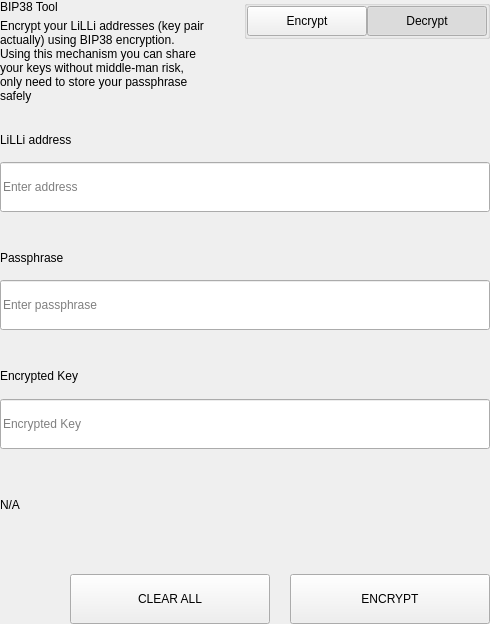
<?xml version="1.0" encoding="UTF-8"?>
<ui version="4.0">
 <class>SettingsBitToolWidget</class>
 <widget class="QWidget" name="SettingsBitToolWidget">
  <property name="geometry">
   <rect>
    <x>0</x>
    <y>0</y>
    <width>490</width>
    <height>624</height>
   </rect>
  </property>
  <property name="windowTitle">
   <string>Form</string>
  </property>
  <layout class="QVBoxLayout" name="verticalLayout">
   <property name="spacing">
    <number>0</number>
   </property>
   <property name="leftMargin">
    <number>0</number>
   </property>
   <property name="topMargin">
    <number>0</number>
   </property>
   <property name="rightMargin">
    <number>0</number>
   </property>
   <property name="bottomMargin">
    <number>0</number>
   </property>
   <item>
    <widget class="QWidget" name="left" native="true">
     <layout class="QVBoxLayout" name="verticalLayout_3">
      <property name="leftMargin">
       <number>0</number>
      </property>
      <property name="topMargin">
       <number>0</number>
      </property>
      <property name="rightMargin">
       <number>0</number>
      </property>
      <property name="bottomMargin">
       <number>0</number>
      </property>
      <item>
       <layout class="QVBoxLayout" name="verticalLayout_2">
        <property name="spacing">
         <number>0</number>
        </property>
        <item>
         <layout class="QHBoxLayout" name="horizontalLayout_3" stretch="3,1">
          <property name="spacing">
           <number>40</number>
          </property>
          <item>
           <layout class="QVBoxLayout" name="verticalLayoutTitle">
            <property name="spacing">
             <number>5</number>
            </property>
            <item>
             <widget class="QLabel" name="labelTitle">
              <property name="text">
               <string>BIP38 Tool</string>
              </property>
             </widget>
            </item>
            <item>
             <widget class="QLabel" name="labelSubtitle1">
              <property name="text">
               <string>Encrypt your LiLLi addresses (key pair actually) using BIP38 encryption.
Using this mechanism you can share your keys without middle-man risk, only need to store your passphrase safely</string>
              </property>
              <property name="wordWrap">
               <bool>true</bool>
              </property>
             </widget>
            </item>
           </layout>
          </item>
          <item alignment="Qt::AlignTop">
           <widget class="QGroupBox" name="groupBox">
            <property name="title">
             <string/>
            </property>
            <property name="alignment">
             <set>Qt::AlignLeading|Qt::AlignLeft|Qt::AlignTop</set>
            </property>
            <layout class="QHBoxLayout" name="horizontalLayout_4">
             <property name="spacing">
              <number>0</number>
             </property>
             <property name="leftMargin">
              <number>0</number>
             </property>
             <property name="topMargin">
              <number>0</number>
             </property>
             <property name="rightMargin">
              <number>0</number>
             </property>
             <property name="bottomMargin">
              <number>0</number>
             </property>
             <item>
              <spacer name="horizontalSpacer">
               <property name="orientation">
                <enum>Qt::Horizontal</enum>
               </property>
               <property name="sizeHint" stdset="0">
                <size>
                 <width>40</width>
                 <height>20</height>
                </size>
               </property>
              </spacer>
             </item>
             <item>
              <widget class="QPushButton" name="pushLeft">
               <property name="minimumSize">
                <size>
                 <width>120</width>
                 <height>30</height>
                </size>
               </property>
               <property name="maximumSize">
                <size>
                 <width>120</width>
                 <height>30</height>
                </size>
               </property>
               <property name="focusPolicy">
                <enum>Qt::NoFocus</enum>
               </property>
               <property name="text">
                <string>Encrypt</string>
               </property>
               <property name="checkable">
                <bool>true</bool>
               </property>
               <property name="autoExclusive">
                <bool>true</bool>
               </property>
              </widget>
             </item>
             <item>
              <widget class="QPushButton" name="pushRight">
               <property name="minimumSize">
                <size>
                 <width>120</width>
                 <height>30</height>
                </size>
               </property>
               <property name="maximumSize">
                <size>
                 <width>120</width>
                 <height>30</height>
                </size>
               </property>
               <property name="focusPolicy">
                <enum>Qt::NoFocus</enum>
               </property>
               <property name="text">
                <string>Decrypt</string>
               </property>
               <property name="checkable">
                <bool>true</bool>
               </property>
               <property name="checked">
                <bool>true</bool>
               </property>
               <property name="autoExclusive">
                <bool>true</bool>
               </property>
              </widget>
             </item>
            </layout>
           </widget>
          </item>
         </layout>
        </item>
        <item>
         <widget class="QStackedWidget" name="stackedWidget">
          <property name="currentIndex">
           <number>1</number>
          </property>
          <widget class="QWidget" name="pageDecrypt">
           <layout class="QVBoxLayout" name="verticalLayout_5">
            <property name="spacing">
             <number>0</number>
            </property>
            <property name="leftMargin">
             <number>0</number>
            </property>
            <property name="topMargin">
             <number>0</number>
            </property>
            <property name="rightMargin">
             <number>0</number>
            </property>
            <property name="bottomMargin">
             <number>0</number>
            </property>
            <item>
             <widget class="QWidget" name="widget" native="true">
              <property name="minimumSize">
               <size>
                <width>0</width>
                <height>100</height>
               </size>
              </property>
              <layout class="QVBoxLayout" name="verticalLayout_4">
               <property name="spacing">
                <number>0</number>
               </property>
               <property name="leftMargin">
                <number>0</number>
               </property>
               <property name="topMargin">
                <number>0</number>
               </property>
               <property name="rightMargin">
                <number>0</number>
               </property>
               <property name="bottomMargin">
                <number>0</number>
               </property>
               <item>
                <spacer name="verticalSpacer_2">
                 <property name="orientation">
                  <enum>Qt::Vertical</enum>
                 </property>
                 <property name="sizeType">
                  <enum>QSizePolicy::Fixed</enum>
                 </property>
                 <property name="sizeHint" stdset="0">
                  <size>
                   <width>20</width>
                   <height>20</height>
                  </size>
                 </property>
                </spacer>
               </item>
               <item>
                <layout class="QHBoxLayout" name="horizontalLayout_6" stretch="2">
                 <property name="spacing">
                  <number>0</number>
                 </property>
                 <item>
                  <layout class="QVBoxLayout" name="verticalLayout_7">
                   <property name="spacing">
                    <number>9</number>
                   </property>
                   <item>
                    <widget class="QLabel" name="labelSubtitleKey">
                     <property name="minimumSize">
                      <size>
                       <width>0</width>
                       <height>20</height>
                      </size>
                     </property>
                     <property name="maximumSize">
                      <size>
                       <width>16777215</width>
                       <height>20</height>
                      </size>
                     </property>
                     <property name="text">
                      <string>Encrypted key</string>
                     </property>
                    </widget>
                   </item>
                   <item>
                    <widget class="QLineEdit" name="lineEditKey">
                     <property name="minimumSize">
                      <size>
                       <width>0</width>
                       <height>50</height>
                      </size>
                     </property>
                     <property name="maximumSize">
                      <size>
                       <width>16777215</width>
                       <height>50</height>
                      </size>
                     </property>
                     <property name="placeholderText">
                      <string>Enter a encrypted key</string>
                     </property>
                    </widget>
                   </item>
                  </layout>
                 </item>
                </layout>
               </item>
               <item>
                <spacer name="verticalSpacer_3">
                 <property name="orientation">
                  <enum>Qt::Vertical</enum>
                 </property>
                 <property name="sizeType">
                  <enum>QSizePolicy::Fixed</enum>
                 </property>
                 <property name="sizeHint" stdset="0">
                  <size>
                   <width>20</width>
                   <height>20</height>
                  </size>
                 </property>
                </spacer>
               </item>
               <item>
                <layout class="QVBoxLayout" name="verticalLayout_9">
                 <property name="spacing">
                  <number>9</number>
                 </property>
                 <item>
                  <widget class="QLabel" name="labelSubtitlePassphrase">
                   <property name="maximumSize">
                    <size>
                     <width>16777215</width>
                     <height>20</height>
                    </size>
                   </property>
                   <property name="text">
                    <string>Passphrase</string>
                   </property>
                  </widget>
                 </item>
                 <item>
                  <widget class="QLineEdit" name="lineEditPassphrase">
                   <property name="minimumSize">
                    <size>
                     <width>0</width>
                     <height>50</height>
                    </size>
                   </property>
                   <property name="maximumSize">
                    <size>
                     <width>16777215</width>
                     <height>50</height>
                    </size>
                   </property>
                   <property name="placeholderText">
                    <string>Enter a passphrase</string>
                   </property>
                  </widget>
                 </item>
                </layout>
               </item>
               <item>
                <spacer name="verticalSpacer_4">
                 <property name="orientation">
                  <enum>Qt::Vertical</enum>
                 </property>
                 <property name="sizeType">
                  <enum>QSizePolicy::Fixed</enum>
                 </property>
                 <property name="sizeHint" stdset="0">
                  <size>
                   <width>20</width>
                   <height>20</height>
                  </size>
                 </property>
                </spacer>
               </item>
               <item>
                <widget class="QWidget" name="widget_3" native="true">
                 <property name="sizePolicy">
                  <sizepolicy hsizetype="Preferred" vsizetype="Fixed">
                   <horstretch>0</horstretch>
                   <verstretch>0</verstretch>
                  </sizepolicy>
                 </property>
                 <layout class="QVBoxLayout" name="verticalLayout_10">
                  <property name="spacing">
                   <number>9</number>
                  </property>
                  <property name="leftMargin">
                   <number>0</number>
                  </property>
                  <property name="topMargin">
                   <number>0</number>
                  </property>
                  <property name="rightMargin">
                   <number>0</number>
                  </property>
                  <property name="bottomMargin">
                   <number>0</number>
                  </property>
                  <item>
                   <widget class="QLabel" name="labelSubtitleDecryptResult">
                    <property name="minimumSize">
                     <size>
                      <width>0</width>
                      <height>20</height>
                     </size>
                    </property>
                    <property name="maximumSize">
                     <size>
                      <width>16777215</width>
                      <height>20</height>
                     </size>
                    </property>
                    <property name="text">
                     <string>Decrypted address result</string>
                    </property>
                   </widget>
                  </item>
                  <item>
                   <widget class="QWidget" name="widget_4" native="true">
                    <layout class="QHBoxLayout" name="horizontalLayout" stretch="6,0,1">
                     <property name="spacing">
                      <number>0</number>
                     </property>
                     <property name="leftMargin">
                      <number>0</number>
                     </property>
                     <property name="topMargin">
                      <number>0</number>
                     </property>
                     <property name="rightMargin">
                      <number>0</number>
                     </property>
                     <property name="bottomMargin">
                      <number>0</number>
                     </property>
                     <item alignment="Qt::AlignVCenter">
                      <widget class="QLineEdit" name="lineEditDecryptResult">
                       <property name="minimumSize">
                        <size>
                         <width>0</width>
                         <height>50</height>
                        </size>
                       </property>
                       <property name="maximumSize">
                        <size>
                         <width>16777215</width>
                         <height>50</height>
                        </size>
                       </property>
                       <property name="placeholderText">
                        <string>Decrypted Address</string>
                       </property>
                      </widget>
                     </item>
                     <item>
                      <spacer name="horizontalSpacer_4">
                       <property name="orientation">
                        <enum>Qt::Horizontal</enum>
                       </property>
                       <property name="sizeType">
                        <enum>QSizePolicy::Fixed</enum>
                       </property>
                       <property name="sizeHint" stdset="0">
                        <size>
                         <width>20</width>
                         <height>50</height>
                        </size>
                       </property>
                      </spacer>
                     </item>
                     <item>
                      <widget class="QPushButton" name="pushButtonImport">
                       <property name="minimumSize">
                        <size>
                         <width>140</width>
                         <height>40</height>
                        </size>
                       </property>
                       <property name="text">
                        <string>Import Address</string>
                       </property>
                      </widget>
                     </item>
                    </layout>
                   </widget>
                  </item>
                 </layout>
                </widget>
               </item>
               <item>
                <widget class="QLabel" name="statusLabel_DEC">
                 <property name="maximumSize">
                  <size>
                   <width>16777215</width>
                   <height>40</height>
                  </size>
                 </property>
                 <property name="text">
                  <string/>
                 </property>
                </widget>
               </item>
               <item>
                <spacer name="verticalSpacer">
                 <property name="orientation">
                  <enum>Qt::Vertical</enum>
                 </property>
                 <property name="sizeType">
                  <enum>QSizePolicy::Preferred</enum>
                 </property>
                 <property name="sizeHint" stdset="0">
                  <size>
                   <width>20</width>
                   <height>20</height>
                  </size>
                 </property>
                </spacer>
               </item>
               <item>
                <layout class="QHBoxLayout" name="horizontalLayout_7">
                 <property name="spacing">
                  <number>0</number>
                 </property>
                 <item>
                  <spacer name="horizontalSpacer_5">
                   <property name="orientation">
                    <enum>Qt::Horizontal</enum>
                   </property>
                   <property name="sizeType">
                    <enum>QSizePolicy::Expanding</enum>
                   </property>
                   <property name="sizeHint" stdset="0">
                    <size>
                     <width>40</width>
                     <height>20</height>
                    </size>
                   </property>
                  </spacer>
                 </item>
                 <item>
                  <widget class="QPushButton" name="pushButtonDecryptClear">
                   <property name="minimumSize">
                    <size>
                     <width>200</width>
                     <height>50</height>
                    </size>
                   </property>
                   <property name="maximumSize">
                    <size>
                     <width>200</width>
                     <height>50</height>
                    </size>
                   </property>
                   <property name="text">
                    <string>CLEAR</string>
                   </property>
                  </widget>
                 </item>
                 <item>
                  <spacer name="horizontalSpacer_3">
                   <property name="orientation">
                    <enum>Qt::Horizontal</enum>
                   </property>
                   <property name="sizeType">
                    <enum>QSizePolicy::Fixed</enum>
                   </property>
                   <property name="sizeHint" stdset="0">
                    <size>
                     <width>20</width>
                     <height>20</height>
                    </size>
                   </property>
                  </spacer>
                 </item>
                 <item>
                  <widget class="QPushButton" name="pushButtonDecrypt">
                   <property name="minimumSize">
                    <size>
                     <width>200</width>
                     <height>50</height>
                    </size>
                   </property>
                   <property name="maximumSize">
                    <size>
                     <width>200</width>
                     <height>50</height>
                    </size>
                   </property>
                   <property name="text">
                    <string>DECRYPT KEY</string>
                   </property>
                  </widget>
                 </item>
                </layout>
               </item>
              </layout>
             </widget>
            </item>
           </layout>
          </widget>
          <widget class="QWidget" name="pageEncrypt">
           <layout class="QVBoxLayout" name="verticalLayout_11">
            <property name="spacing">
             <number>0</number>
            </property>
            <property name="leftMargin">
             <number>0</number>
            </property>
            <property name="topMargin">
             <number>0</number>
            </property>
            <property name="rightMargin">
             <number>0</number>
            </property>
            <property name="bottomMargin">
             <number>0</number>
            </property>
            <item>
             <spacer name="verticalSpacer_8">
              <property name="orientation">
               <enum>Qt::Vertical</enum>
              </property>
              <property name="sizeType">
               <enum>QSizePolicy::Fixed</enum>
              </property>
              <property name="sizeHint" stdset="0">
               <size>
                <width>20</width>
                <height>20</height>
               </size>
              </property>
             </spacer>
            </item>
            <item>
             <widget class="QWidget" name="containerAddressEnc" native="true">
              <layout class="QVBoxLayout" name="containerAddressEncLayout">
               <property name="spacing">
                <number>5</number>
               </property>
               <property name="leftMargin">
                <number>0</number>
               </property>
               <property name="topMargin">
                <number>0</number>
               </property>
               <property name="rightMargin">
                <number>0</number>
               </property>
               <property name="bottomMargin">
                <number>0</number>
               </property>
               <item>
                <widget class="QLabel" name="labelSubtitleAddress">
                 <property name="minimumSize">
                  <size>
                   <width>0</width>
                   <height>20</height>
                  </size>
                 </property>
                 <property name="maximumSize">
                  <size>
                   <width>16777215</width>
                   <height>20</height>
                  </size>
                 </property>
                 <property name="text">
                  <string>LiLLi address</string>
                 </property>
                </widget>
               </item>
               <item>
                <widget class="QLineEdit" name="addressIn_ENC">
                 <property name="minimumSize">
                  <size>
                   <width>0</width>
                   <height>50</height>
                  </size>
                 </property>
                 <property name="placeholderText">
                  <string>Enter address</string>
                 </property>
                </widget>
               </item>
              </layout>
             </widget>
            </item>
            <item>
             <spacer name="verticalSpacer_6">
              <property name="orientation">
               <enum>Qt::Vertical</enum>
              </property>
              <property name="sizeType">
               <enum>QSizePolicy::Fixed</enum>
              </property>
              <property name="sizeHint" stdset="0">
               <size>
                <width>20</width>
                <height>20</height>
               </size>
              </property>
             </spacer>
            </item>
            <item>
             <widget class="QWidget" name="containerAddress" native="true">
              <layout class="QHBoxLayout" name="horizontalLayout_9" stretch="2">
               <property name="spacing">
                <number>0</number>
               </property>
               <property name="leftMargin">
                <number>0</number>
               </property>
               <property name="topMargin">
                <number>0</number>
               </property>
               <property name="rightMargin">
                <number>0</number>
               </property>
               <property name="bottomMargin">
                <number>0</number>
               </property>
               <item>
                <layout class="QVBoxLayout" name="verticalLayout_8">
                 <property name="spacing">
                  <number>5</number>
                 </property>
                 <item>
                  <widget class="QLabel" name="labelSubtitleMessage">
                   <property name="minimumSize">
                    <size>
                     <width>0</width>
                     <height>20</height>
                    </size>
                   </property>
                   <property name="maximumSize">
                    <size>
                     <width>16777215</width>
                     <height>20</height>
                    </size>
                   </property>
                   <property name="text">
                    <string>Passphrase</string>
                   </property>
                  </widget>
                 </item>
                 <item>
                  <widget class="QLineEdit" name="passphraseIn_ENC">
                   <property name="minimumSize">
                    <size>
                     <width>0</width>
                     <height>50</height>
                    </size>
                   </property>
                   <property name="maximumSize">
                    <size>
                     <width>16777215</width>
                     <height>50</height>
                    </size>
                   </property>
                   <property name="placeholderText">
                    <string>Enter passphrase</string>
                   </property>
                  </widget>
                 </item>
                </layout>
               </item>
              </layout>
             </widget>
            </item>
            <item>
             <spacer name="verticalSpacer_7">
              <property name="orientation">
               <enum>Qt::Vertical</enum>
              </property>
              <property name="sizeType">
               <enum>QSizePolicy::Fixed</enum>
              </property>
              <property name="sizeHint" stdset="0">
               <size>
                <width>20</width>
                <height>20</height>
               </size>
              </property>
             </spacer>
            </item>
            <item>
             <widget class="QWidget" name="widget_2" native="true">
              <property name="minimumSize">
               <size>
                <width>0</width>
                <height>75</height>
               </size>
              </property>
              <property name="maximumSize">
               <size>
                <width>16777215</width>
                <height>16777215</height>
               </size>
              </property>
              <layout class="QVBoxLayout" name="verticalLayout_6">
               <property name="leftMargin">
                <number>0</number>
               </property>
               <property name="topMargin">
                <number>0</number>
               </property>
               <property name="rightMargin">
                <number>0</number>
               </property>
               <property name="bottomMargin">
                <number>0</number>
               </property>
               <item>
                <widget class="QLabel" name="labelSubtitleEncryptedKey">
                 <property name="minimumSize">
                  <size>
                   <width>0</width>
                   <height>20</height>
                  </size>
                 </property>
                 <property name="maximumSize">
                  <size>
                   <width>16777215</width>
                   <height>20</height>
                  </size>
                 </property>
                 <property name="text">
                  <string>Encrypted Key</string>
                 </property>
                </widget>
               </item>
               <item>
                <widget class="QLineEdit" name="encryptedKeyOut_ENC">
                 <property name="minimumSize">
                  <size>
                   <width>0</width>
                   <height>50</height>
                  </size>
                 </property>
                 <property name="placeholderText">
                  <string>Encrypted Key</string>
                 </property>
                </widget>
               </item>
              </layout>
             </widget>
            </item>
            <item>
             <widget class="QLabel" name="statusLabel_ENC">
              <property name="text">
               <string notr="true">N/A</string>
              </property>
             </widget>
            </item>
            <item>
             <spacer name="verticalSpacer_5">
              <property name="orientation">
               <enum>Qt::Vertical</enum>
              </property>
              <property name="sizeType">
               <enum>QSizePolicy::Fixed</enum>
              </property>
              <property name="sizeHint" stdset="0">
               <size>
                <width>20</width>
                <height>20</height>
               </size>
              </property>
             </spacer>
            </item>
            <item>
             <layout class="QHBoxLayout" name="horizontalLayout_8">
              <property name="spacing">
               <number>0</number>
              </property>
              <item>
               <spacer name="horizontalSpacer_6">
                <property name="orientation">
                 <enum>Qt::Horizontal</enum>
                </property>
                <property name="sizeType">
                 <enum>QSizePolicy::Expanding</enum>
                </property>
                <property name="sizeHint" stdset="0">
                 <size>
                  <width>40</width>
                  <height>20</height>
                 </size>
                </property>
               </spacer>
              </item>
              <item>
               <widget class="QPushButton" name="pushButtonClear">
                <property name="minimumSize">
                 <size>
                  <width>200</width>
                  <height>50</height>
                 </size>
                </property>
                <property name="focusPolicy">
                 <enum>Qt::NoFocus</enum>
                </property>
                <property name="text">
                 <string>CLEAR ALL</string>
                </property>
               </widget>
              </item>
              <item>
               <spacer name="horizontalSpacer_2">
                <property name="orientation">
                 <enum>Qt::Horizontal</enum>
                </property>
                <property name="sizeType">
                 <enum>QSizePolicy::Fixed</enum>
                </property>
                <property name="sizeHint" stdset="0">
                 <size>
                  <width>20</width>
                  <height>20</height>
                 </size>
                </property>
               </spacer>
              </item>
              <item>
               <widget class="QPushButton" name="pushButtonEncrypt">
                <property name="minimumSize">
                 <size>
                  <width>200</width>
                  <height>50</height>
                 </size>
                </property>
                <property name="maximumSize">
                 <size>
                  <width>200</width>
                  <height>50</height>
                 </size>
                </property>
                <property name="focusPolicy">
                 <enum>Qt::NoFocus</enum>
                </property>
                <property name="text">
                 <string>ENCRYPT</string>
                </property>
               </widget>
              </item>
             </layout>
            </item>
           </layout>
          </widget>
         </widget>
        </item>
       </layout>
      </item>
     </layout>
    </widget>
   </item>
  </layout>
 </widget>
 <resources/>
 <connections/>
</ui>
